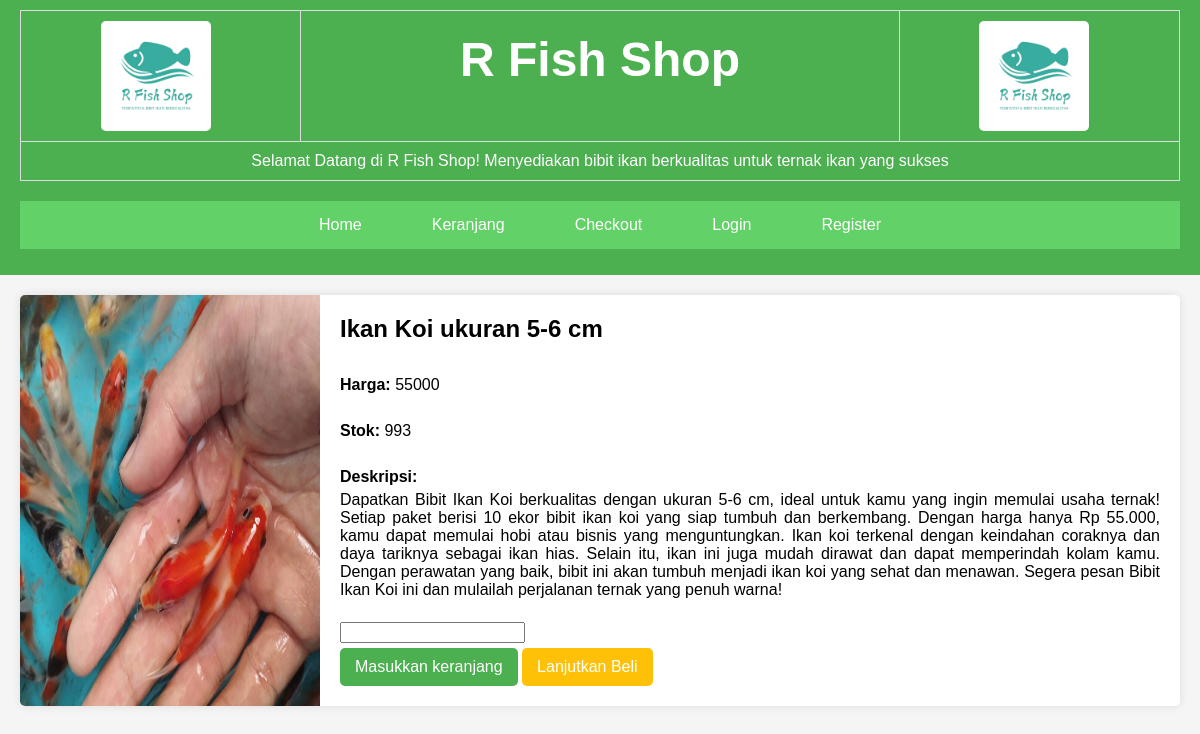
/detailproduk.php?id_ikan=I001, run on the app's committed database.
### tables this page shows
CREATE TABLE `ikan` (
  `id_ikan` varchar(10) NOT NULL,
  `nama_ikan` varchar(50) NOT NULL,
  `harga` varchar(20) NOT NULL,
  `foto` varchar(50) NOT NULL,
  `deskripsi` varchar(1000) NOT NULL,
  `stok` int(20) NOT NULL,
  `id_kategori` varchar(10) NOT NULL,
  `tanggal_masuk` date DEFAULT NULL
);

### detailproduk.php (the view, shortened to what this page needs)
<?php
include "config.php";
$id_ikan=$_GET['id_ikan'];
$ambil=$koneksi->query("SELECT * FROM ikan
		WHERE id_ikan='$id_ikan'");
$detail = $ambil->fetch_assoc();
?>
<html>
<head>
	<?php include 'head.php'; ?>
</head>
<body>
	<?php include 'header.php'; ?>
	<main>
	<div class="report-box">
	<div class="product-detail">
        <img src="img/<?php echo $detail['foto'];?>" alt="<?php echo $detail['nama_ikan'];?>" class="product-image">
        <div class="product-info">
            <h2><?php echo $detail['nama_ikan'];?></h2><br>
            <p><strong>Harga:</strong> <?php echo $detail['harga'];?></p><br>
            <p><strong>Stok:</strong> <?php echo $detail['stok'];?></p><br>
            <p><strong>Deskripsi:</strong></p>
            <p><?php echo $detail['deskripsi'];?></p><br>
			<input type="number" min="1" max="<?php echo $row['stok'];?>" class="search-box-data" name="jumlah" required>
			<a href="beli.php?id_ikan=<?php echo $detail['id_ikan'];?>" class="btn-custom-save">Masukkan keranjang</a>
            <a href="index.php" class="btn-custom-warning">Lanjutkan Beli</a>
        </div>
    </div>
	</div>
	</main>
</body>
</html>

### css/styleindex.css (style rules this page uses)
body { font-family: Arial, sans-serif; margin: 0; padding: 0; background-color: #f5f5f5; }
main { padding: 20px; }
main { padding: 20px; text-align: center; }
.btn-custom-warning { display: inline-block; padding: 10px 15px; color: white; background-color: #ffc107; border: none; border-radius: 5px; text-decoration: none; text-align: center; }
.btn-custom-save { display: inline-block; padding: 10px 15px; color: white; background-color: #4CAF50; border: none; border-radius: 5px; text-decoration: none; text-align: center; }

### detailproduk.php (style rules this page uses)
.product-detail { display: flex; background-color: white; border-radius: 5px; box-shadow: 0 0 10px rgba(0, 0, 0, 0.1); overflow: hidden; }
.product-image { width: 300px; height: auto; }
.product-info { padding: 20px; flex: 1; }
.product-info h2 { margin: 0 0 10px; }
.product-info p { margin: 5px 0; }
main { padding: 20px; text-align: justify; }
.search-box-data { display: flex; margin-left: 0px; margin-bottom: 5px; }

### data on the page
ikan: foto (picture), nama_ikan "Ikan Koi ukuran 5-6 cm", harga "55000", stok "993", deskripsi "Dapatkan Bibit Ikan Koi berkualitas dengan ukuran 5-6 cm, ideal untuk kamu yang ingin memulai usaha ternak! Setiap paket berisi 10 ekor bibit ikan koi yang siap tumbuh dan berkembang. Dengan harga hanya Rp 55.000, kamu dapat memulai hobi atau bisnis yang menguntungkan. Ikan koi terkenal dengan keindahan coraknya dan daya tariknya sebagai ikan hias. Selain itu, ikan ini juga mudah dirawat dan dapat memperindah kolam kamu. Dengan perawatan yang baik, bibit ini akan tumbuh menjadi ikan koi yang sehat dan menawan. Segera pesan Bibit Ikan Koi ini dan mulailah perjalanan ternak yang penuh warna!"
